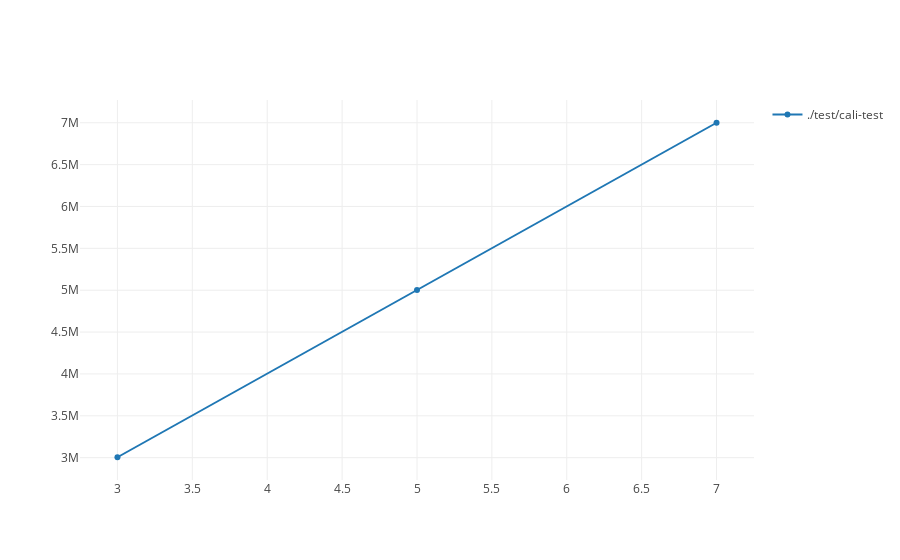

Write notebook code for a chart like this one.
### Code cell
framey = cali.CaliperFrame("select time.inclusive.duration,program,run_size GROUP BY program,run_size","/Users/poliakoff1/src/caliper/src/tools/cali_interactive_explorer/cali_interactive_explorer/*.cali")
cali.set_documentation("Off")
out_this = cali.to_graph(framey)
iplot(out_this)

### Figure 1 — Plotly figure (JSON) as saved in the notebook; plotly's stock layout.template omitted (floating-point values rounded to 4 significant figures)
{"data": [{"mode": "lines+markers", "name": "./test/cali-test", "type": "scatter", "x": [3, 5, 7], "y": [3005160, 5001708, 7000143]}], "layout": {"showlegend": true}}
